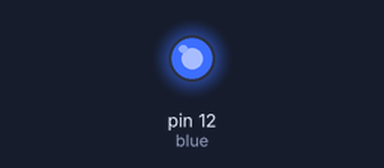
This sketch was run on a simulated Arduino Uno, built with avr-gcc and run on an emulated ATmega328P. Parts: output pins drawn as LEDs (lit = HIGH).

Above: at 0.1 s.
Timing chart, 0 to 1.6 s (numbered marks = the images above):
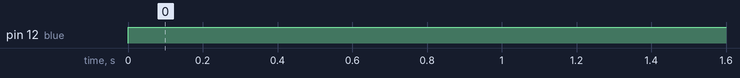

Measured:
- by itself, pin 12 (blue): LOW → HIGH at 0.00 s

The sketch:

lp1.ino
```cpp
int blue=12;

const int Time=1000;

void setup() {
  pinMode(blue,OUTPUT);

}

void loop() {
  // put your main code here, to run repeatedly:
  digitalWrite(blue,HIGH);
  delay(Time);

}
```
